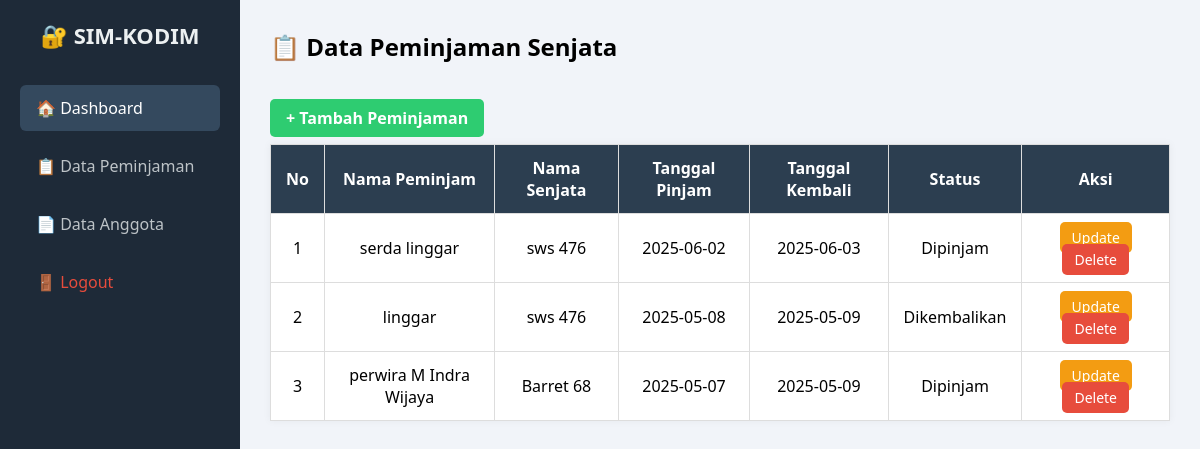
Page /peminjaman/data.php (signed in) on the committed database.
### tables this page shows
CREATE TABLE `peminjaman` (
  `id` int(11) NOT NULL,
  `nama_peminjam` varchar(100) NOT NULL,
  `nama_senjata` varchar(100) NOT NULL,
  `tanggal_pinjam` date NOT NULL,
  `tanggal_kembali` date DEFAULT NULL,
  `status` enum('Dipinjam','Dikembalikan') DEFAULT 'Dipinjam'
);

### peminjaman/data.php (the view, shortened to what this page needs)
<?php
include "../db.php";
?>
<!DOCTYPE html>
<html lang="id">
<head>
  <link rel="stylesheet" href="../styles_dashboard.css">
</head>
<body>
<div class="wrapper">
  <?php include "sidebar.php"; ?>
  <div class="table-container">
    <h2>📋 Data Peminjaman Senjata</h2>
    <br></br>
    <div class="input-button">
      <a href="input.php">+ Tambah Peminjaman</a>
    </div>
    <table>
      <thead>
        <tr>
          <th>No</th>
          <th>Nama Peminjam</th>
          <th>Nama Senjata</th>
          <th>Tanggal Pinjam</th>
          <th>Tanggal Kembali</th>
          <th>Status</th>
          <th>Aksi</th>
        </tr>
      </thead>
      <tbody>
        <?php
        $no = 1;
        $result = $conn->query("SELECT * FROM peminjaman ORDER BY tanggal_pinjam DESC");
        while ($row = $result->fetch_assoc()) {
          echo "<tr>
                  <td>$no</td>
                  <td>{$row['nama_peminjam']}</td>
                  <td>{$row['nama_senjata']}</td>
                  <td>{$row['tanggal_pinjam']}</td>
                  <td>{$row['tanggal_kembali']}</td>
                  <td>{$row['status']}</td>
                  <td>
                    <a href='update.php?id={$row['id']}' class='btn update'>Update</a>
                    <a href='delete.php?id={$row['id']}' class='btn delete' onclick=\"return confirm('Yakin ingin menghapus data ini?')\">Delete</a>
                  </td>
                </tr>";
          $no++;
        }
        ?>
      </tbody>
    </table>
  </div>
</div>
</body>
</html>

### peminjaman/sidebar.php
<link rel="stylesheet" href="styles_dashboard.css">
<aside class="sidebar">
      <div class="sidebar-header">
        <h2>🔐 SIM-KODIM</h2>
      </div>
      <nav class="nav-menu">
        <a href="../dashboard.php" class="nav-item active">🏠 Dashboard</a>
        <a href="../peminjaman/data.php" class="nav-item">📋 Data Peminjaman</a>
        <a href="../peminjaman/riwayat.php" class="nav-item">📄 Data Anggota</a>
        <a href="../logout.php" class="nav-item logout">🚪 Logout</a>
      </nav>
    </aside>

### styles_dashboard.css (style rules this page uses)
* { margin: 0; padding: 0; box-sizing: border-box; }
body { font-family: 'Segoe UI', sans-serif; background-color: #f1f4f9; }
.wrapper { display: flex; height: 100vh; overflow: hidden; }
.sidebar { width: 240px; background-color: #1e2a38; color: #ecf0f1; display: flex; flex-direction: column; padding: 20px; }
.sidebar-header { text-align: center; margin-bottom: 30px; }
.sidebar-header h2 { font-size: 22px; margin-bottom: 5px; }
.nav-menu { display: flex; flex-direction: column; gap: 12px; }
.nav-item { color: #bdc3c7; text-decoration: none; padding: 12px 16px; border-radius: 6px; transition: background 0.3s, color 0.3s; }
.nav-item:hover, .nav-item.active { background-color: #34495e; color: #fff; }
.nav-item.logout { color: #e74c3c; }

### peminjaman/data.php (style rules this page uses)
.table-container { padding: 30px; flex: 1; overflow-y: auto; }
.input-button { margin-bottom: 15px; }
.input-button a { padding: 8px 16px; background-color: #2ecc71; color: white; text-decoration: none; border-radius: 5px; font-weight: bold; }
table { width: 100%; border-collapse: collapse; background-color: #fff; box-shadow: 0 0 8px rgba(0,0,0,0.05); }
th, td { padding: 12px 15px; text-align: center; border: 1px solid #ddd; }
th { background-color: #2c3e50; color: white; }
a.btn { padding: 6px 12px; border-radius: 5px; text-decoration: none; color: white; font-size: 14px; }
.update { background-color: #f39c12; }
.delete { background-color: #e74c3c; }

### rows in the picture
peminjaman: nama_peminjam "serda linggar", nama_senjata "sws 476", tanggal_pinjam "2025-06-02", tanggal_kembali "2025-06-03", status "Dipinjam"
peminjaman: nama_peminjam "linggar", nama_senjata "sws 476", tanggal_pinjam "2025-05-08", tanggal_kembali "2025-05-09", status "Dikembalikan"
peminjaman: nama_peminjam "perwira M Indra Wijaya", nama_senjata "Barret 68", tanggal_pinjam "2025-05-07", tanggal_kembali "2025-05-09", status "Dipinjam"
